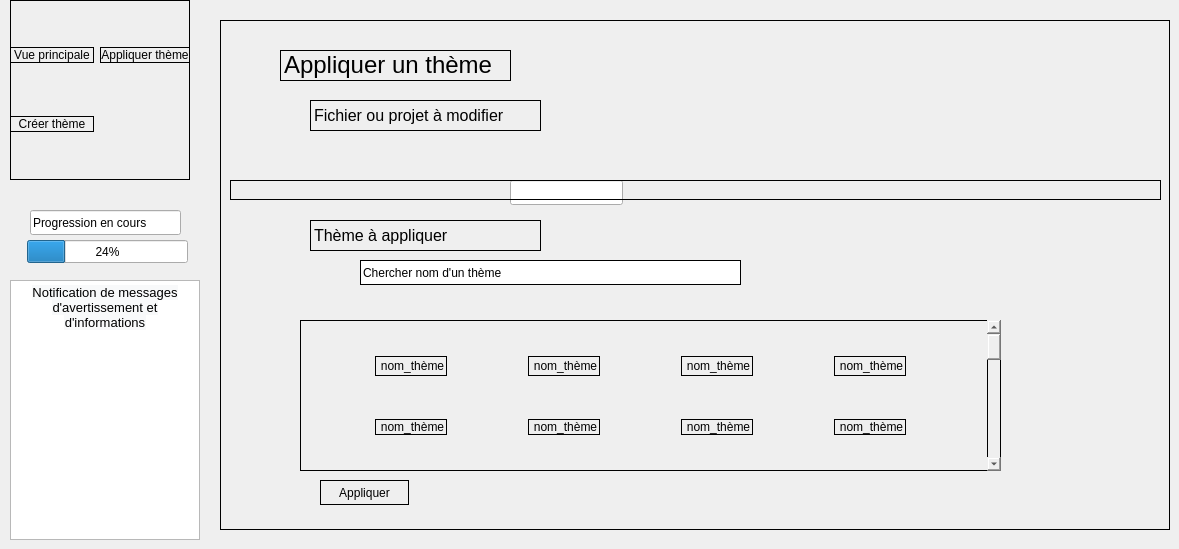
    <widget class="QWidget" name="applique_theme">
     <widget class="QLineEdit" name="lineEdit_2">
      <property name="geometry">
       <rect>
        <x>510</x>
        <y>180</y>
        <width>113</width>
        <height>25</height>
       </rect>
      </property>
     </widget>
     <widget class="QTextEdit" name="textEdit_3">
      <property name="geometry">
       <rect>
        <x>10</x>
        <y>280</y>
        <width>190</width>
        <height>260</height>
       </rect>
      </property>
      <property name="html">
       <string>&lt;!DOCTYPE HTML PUBLIC &quot;-//W3C//DTD HTML 4.0//EN&quot; &quot;http://www.w3.org/TR/REC-html40/strict.dtd&quot;&gt;
&lt;html&gt;&lt;head&gt;&lt;meta name=&quot;qrichtext&quot; content=&quot;1&quot; /&gt;&lt;meta charset=&quot;utf-8&quot; /&gt;&lt;style type=&quot;text/css&quot;&gt;
p, li { white-space: pre-wrap; }
&lt;/style&gt;&lt;/head&gt;&lt;body style=&quot; font-family:'Ubuntu'; font-size:11pt; font-weight:400; font-style:normal;&quot;&gt;
&lt;p align=&quot;center&quot; style=&quot; margin-top:0px; margin-bottom:0px; margin-left:0px; margin-right:0px; -qt-block-indent:0; text-indent:0px;&quot;&gt;&lt;span style=&quot; font-family:'Helvetica'; font-size:10pt; color:#000000; background-color:#f8f9fa;&quot;&gt;Notification de messages d'avertissement et d'informations&lt;/span&gt;&lt;/p&gt;&lt;/body&gt;&lt;/html&gt;</string>
      </property>
     </widget>
     <widget class="QWidget" name="gridWidget_3" native="true">
      <property name="geometry">
       <rect>
        <x>10</x>
        <y>0</y>
        <width>180</width>
        <height>180</height>
       </rect>
      </property>
      <property name="styleSheet">
       <string notr="true">border:1px solid black</string>
      </property>
      <layout class="QGridLayout" name="gridLayout_4">
       <item row="0" column="1">
        <widget class="QPushButton" name="pushButton_10">
         <property name="text">
          <string>Appliquer thème</string>
         </property>
        </widget>
       </item>
       <item row="2" column="0">
        <widget class="QPushButton" name="pushButton_11">
         <property name="text">
          <string>Créer thème</string>
         </property>
        </widget>
       </item>
       <item row="0" column="0">
        <widget class="QPushButton" name="pushButton_12">
         <property name="text">
          <string>Vue principale</string>
         </property>
        </widget>
       </item>
      </layout>
     </widget>
     <widget class="QWidget" name="widget_2" native="true">
      <property name="geometry">
       <rect>
        <x>220</x>
        <y>20</y>
        <width>950</width>
        <height>510</height>
       </rect>
      </property>
      <property name="styleSheet">
       <string notr="true">border:1px solid black</string>
      </property>
      <widget class="QLabel" name="label_20">
       <property name="geometry">
        <rect>
         <x>60</x>
         <y>30</y>
         <width>231</width>
         <height>31</height>
        </rect>
       </property>
       <property name="text">
        <string>&lt;html&gt;&lt;head/&gt;&lt;body&gt;&lt;p&gt;&lt;span style=&quot; font-size:18pt;&quot;&gt;Appliquer un thème&lt;/span&gt;&lt;/p&gt;&lt;/body&gt;&lt;/html&gt;</string>
       </property>
      </widget>
      <widget class="QLabel" name="label_22">
       <property name="geometry">
        <rect>
         <x>90</x>
         <y>80</y>
         <width>231</width>
         <height>31</height>
        </rect>
       </property>
       <property name="text">
        <string>&lt;html&gt;&lt;head/&gt;&lt;body&gt;&lt;p&gt;&lt;span style=&quot; font-size:12pt;&quot;&gt;Fichier ou projet à modifier&lt;/span&gt;&lt;/p&gt;&lt;/body&gt;&lt;/html&gt;</string>
       </property>
      </widget>
      <widget class="QLabel" name="label_23">
       <property name="geometry">
        <rect>
         <x>90</x>
         <y>200</y>
         <width>231</width>
         <height>31</height>
        </rect>
       </property>
       <property name="text">
        <string>&lt;html&gt;&lt;head/&gt;&lt;body&gt;&lt;p&gt;&lt;span style=&quot; font-size:12pt;&quot;&gt;Thème à appliquer&lt;/span&gt;&lt;/p&gt;&lt;/body&gt;&lt;/html&gt;</string>
       </property>
      </widget>
      <widget class="QWidget" name="gridLayoutWidget_2">
       <property name="geometry">
        <rect>
         <x>80</x>
         <y>300</y>
         <width>701</width>
         <height>151</height>
        </rect>
       </property>
       <layout class="QGridLayout" name="gridLayout_3">
        <item row="3" column="7">
         <widget class="QLabel" name="label_26">
          <property name="text">
           <string>&lt;html&gt;&lt;head/&gt;&lt;body&gt;&lt;p align=&quot;center&quot;&gt;nom_thème&lt;/p&gt;&lt;/body&gt;&lt;/html&gt;</string>
          </property>
         </widget>
        </item>
        <item row="1" column="2">
         <spacer name="horizontalSpacer_12">
          <property name="orientation">
           <enum>Qt::Horizontal</enum>
          </property>
          <property name="sizeHint" stdset="0">
           <size>
            <width>40</width>
            <height>20</height>
           </size>
          </property>
         </spacer>
        </item>
        <item row="4" column="1">
         <spacer name="verticalSpacer_8">
          <property name="orientation">
           <enum>Qt::Vertical</enum>
          </property>
          <property name="sizeHint" stdset="0">
           <size>
            <width>20</width>
            <height>40</height>
           </size>
          </property>
         </spacer>
        </item>
        <item row="1" column="5">
         <widget class="QLabel" name="label_30">
          <property name="text">
           <string>&lt;html&gt;&lt;head/&gt;&lt;body&gt;&lt;p align=&quot;center&quot;&gt;nom_thème&lt;/p&gt;&lt;/body&gt;&lt;/html&gt;</string>
          </property>
         </widget>
        </item>
        <item row="1" column="0">
         <spacer name="horizontalSpacer_9">
          <property name="orientation">
           <enum>Qt::Horizontal</enum>
          </property>
          <property name="sizeHint" stdset="0">
           <size>
            <width>40</width>
            <height>20</height>
           </size>
          </property>
         </spacer>
        </item>
        <item row="1" column="6">
         <spacer name="horizontalSpacer_11">
          <property name="orientation">
           <enum>Qt::Horizontal</enum>
          </property>
          <property name="sizeHint" stdset="0">
           <size>
            <width>40</width>
            <height>20</height>
           </size>
          </property>
         </spacer>
        </item>
        <item row="3" column="3">
         <widget class="QLabel" name="label_35">
          <property name="text">
           <string>&lt;html&gt;&lt;head/&gt;&lt;body&gt;&lt;p align=&quot;center&quot;&gt;nom_thème&lt;/p&gt;&lt;/body&gt;&lt;/html&gt;</string>
          </property>
         </widget>
        </item>
        <item row="0" column="1">
         <spacer name="verticalSpacer_5">
          <property name="orientation">
           <enum>Qt::Vertical</enum>
          </property>
          <property name="sizeHint" stdset="0">
           <size>
            <width>20</width>
            <height>40</height>
           </size>
          </property>
         </spacer>
        </item>
        <item row="1" column="3">
         <widget class="QLabel" name="label_34">
          <property name="text">
           <string>&lt;html&gt;&lt;head/&gt;&lt;body&gt;&lt;p align=&quot;center&quot;&gt;nom_thème&lt;/p&gt;&lt;/body&gt;&lt;/html&gt;</string>
          </property>
         </widget>
        </item>
        <item row="3" column="1">
         <widget class="QLabel" name="label_31">
          <property name="text">
           <string>&lt;html&gt;&lt;head/&gt;&lt;body&gt;&lt;p align=&quot;center&quot;&gt;nom_thème&lt;/p&gt;&lt;/body&gt;&lt;/html&gt;</string>
          </property>
         </widget>
        </item>
        <item row="0" column="9" rowspan="5">
         <widget class="QScrollBar" name="verticalScrollBar_2">
          <property name="orientation">
           <enum>Qt::Vertical</enum>
          </property>
         </widget>
        </item>
        <item row="1" column="4">
         <spacer name="horizontalSpacer_13">
          <property name="orientation">
           <enum>Qt::Horizontal</enum>
          </property>
          <property name="sizeHint" stdset="0">
           <size>
            <width>40</width>
            <height>20</height>
           </size>
          </property>
         </spacer>
        </item>
        <item row="2" column="1">
         <spacer name="verticalSpacer_6">
          <property name="orientation">
           <enum>Qt::Vertical</enum>
          </property>
          <property name="sizeHint" stdset="0">
           <size>
            <width>20</width>
            <height>40</height>
           </size>
          </property>
         </spacer>
        </item>
        <item row="3" column="5">
         <widget class="QLabel" name="label_24">
          <property name="text">
           <string>&lt;html&gt;&lt;head/&gt;&lt;body&gt;&lt;p align=&quot;center&quot;&gt;nom_thème&lt;/p&gt;&lt;/body&gt;&lt;/html&gt;</string>
          </property>
         </widget>
        </item>
        <item row="1" column="7">
         <widget class="QLabel" name="label_41">
          <property name="text">
           <string>&lt;html&gt;&lt;head/&gt;&lt;body&gt;&lt;p align=&quot;center&quot;&gt;nom_thème&lt;/p&gt;&lt;/body&gt;&lt;/html&gt;</string>
          </property>
         </widget>
        </item>
        <item row="1" column="1">
         <widget class="QLabel" name="label_25">
          <property name="text">
           <string>&lt;html&gt;&lt;head/&gt;&lt;body&gt;&lt;p align=&quot;center&quot;&gt;nom_thème&lt;/p&gt;&lt;/body&gt;&lt;/html&gt;</string>
          </property>
         </widget>
        </item>
        <item row="1" column="8">
         <spacer name="horizontalSpacer_8">
          <property name="orientation">
           <enum>Qt::Horizontal</enum>
          </property>
          <property name="sizeHint" stdset="0">
           <size>
            <width>40</width>
            <height>20</height>
           </size>
          </property>
         </spacer>
        </item>
       </layout>
      </widget>
      <widget class="QPushButton" name="pushButton">
       <property name="geometry">
        <rect>
         <x>100</x>
         <y>460</y>
         <width>89</width>
         <height>25</height>
        </rect>
       </property>
       <property name="text">
        <string>Appliquer</string>
       </property>
      </widget>
      <widget class="Line" name="line">
       <property name="geometry">
        <rect>
         <x>10</x>
         <y>160</y>
         <width>931</width>
         <height>20</height>
        </rect>
       </property>
       <property name="orientation">
        <enum>Qt::Horizontal</enum>
       </property>
      </widget>
      <widget class="QLineEdit" name="lineEdit_4">
       <property name="geometry">
        <rect>
         <x>140</x>
         <y>240</y>
         <width>381</width>
         <height>25</height>
        </rect>
       </property>
       <property name="text">
        <string>Chercher nom d'un thème</string>
       </property>
      </widget>
     </widget>
     <widget class="QLineEdit" name="lineEdit_5">
      <property name="geometry">
       <rect>
        <x>30</x>
        <y>210</y>
        <width>151</width>
        <height>25</height>
       </rect>
      </property>
      <property name="text">
       <string>Progression en cours</string>
      </property>
     </widget>
     <widget class="QProgressBar" name="progressBar_2">
      <property name="geometry">
       <rect>
        <x>27</x>
        <y>240</y>
        <width>161</width>
        <height>23</height>
       </rect>
      </property>
      <property name="value">
       <number>24</number>
      </property>
     </widget>
    </widget>
